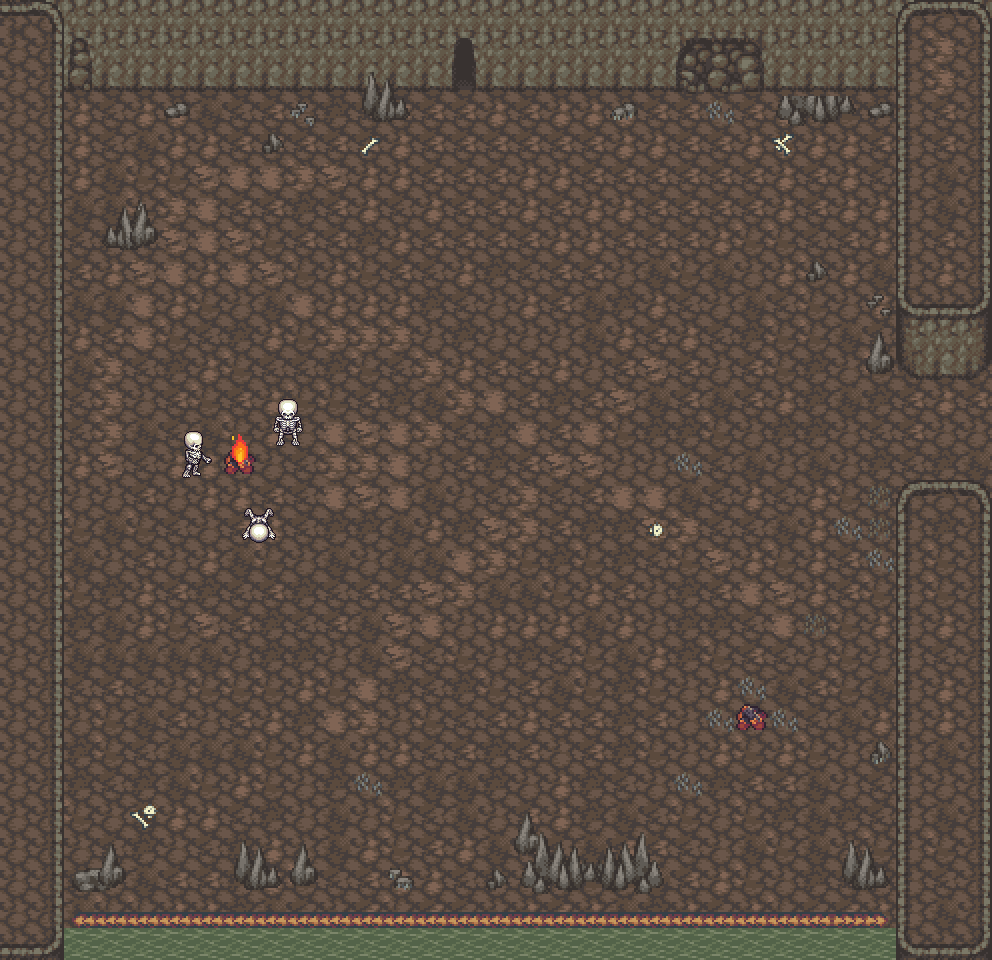

Rendered tile map (Tiled .tmx) drawn with the repository's tilesets; below, a short description and the full map source, tile grids included:
An orthogonal 31x30 tile map with 32x32 px tiles, 3 tile layers (Tile Layer 1, Tile Layer 2, Tile Layer 3), 8 tilesets and 2 objects.

<map version="1.10" tiledversion="1.10.2" orientation="orthogonal" renderorder="right-down" width="31" height="30" tilewidth="32" tileheight="32" infinite="0" nextlayerid="6" nextobjectid="7">
 <tileset firstgid="1" source="tf_A5_ashlands_2.tsx" />
 <tileset firstgid="129" source="tf_A2_ashlands_2.tsx" />
 <tileset firstgid="321" source="tf_A1_ashlands_2.tsx" />
 <tileset firstgid="513" source="swampterrain_sheet.tsx" />
 <tileset firstgid="905" source="tileB_fortA.tsx" />
 <tileset firstgid="1161" source="trees.tsx" />
 <tileset firstgid="1551" source="tf_B_ashlands_2.tsx" />
 <tileset firstgid="1807" source="Download65215.tsx" />
 <layer id="1" name="Tile Layer 1" width="31" height="30">
  <data encoding="csv">
0,0,0,0,0,0,0,0,0,0,0,0,0,0,0,0,0,0,0,0,0,0,0,0,0,0,0,0,0,0,0,
0,0,0,0,0,74,74,74,74,74,74,74,74,74,97,0,0,0,0,0,102,103,104,0,0,0,0,0,0,0,0,
0,0,0,0,0,82,82,82,82,82,82,82,82,82,105,0,0,0,0,0,110,111,112,0,0,0,0,0,0,0,0,
0,5,5,4,5,5,8,4,6,2,7,6,6,6,6,5,6,5,5,5,6,6,15,6,5,2,3,7,2,6,3,
0,5,5,4,8,5,5,6,6,6,6,6,5,6,6,6,6,6,6,5,5,6,6,5,5,5,5,6,6,6,3,
0,4,5,8,3,3,24,22,22,23,24,5,5,6,6,6,5,5,6,6,6,6,6,6,5,6,5,4,2,8,8,
0,5,8,8,3,23,22,6,6,7,6,5,4,5,6,6,5,6,5,5,6,6,6,6,5,6,5,5,2,8,8,
0,5,4,7,4,24,22,24,3,6,6,7,5,6,6,6,6,5,5,6,6,6,5,3,3,4,6,5,3,6,5,
0,4,6,5,24,22,5,22,24,3,5,3,6,4,5,7,4,6,6,2,8,3,8,2,5,3,5,8,3,5,6,
0,3,8,8,22,5,3,2,8,22,5,5,5,7,4,2,5,6,8,7,5,4,2,8,4,3,2,5,5,6,4,
0,3,5,6,22,3,4,7,5,3,23,23,23,2,7,2,2,2,8,5,6,5,4,7,3,3,8,4,8,7,3,
0,8,8,23,4,7,5,3,4,4,7,3,4,23,5,6,6,5,2,6,24,6,2,6,3,7,2,3,4,7,7,
0,7,4,23,2,6,3,6,5,3,3,6,7,8,23,22,6,7,6,24,8,6,8,6,5,7,8,7,6,5,6,
0,6,4,23,8,4,8,3,5,2,22,24,22,23,4,7,22,6,22,3,7,7,3,2,7,7,2,4,6,2,2,
0,2,5,24,4,5,5,7,2,4,23,23,22,2,6,7,6,24,24,2,2,15,4,8,2,8,2,7,4,7,8,
0,4,2,2,6,2,5,5,6,4,22,24,22,8,2,4,23,4,6,22,22,8,4,5,4,5,3,2,7,8,3,
0,6,3,8,3,4,2,6,5,4,7,7,8,5,7,24,23,6,7,7,24,23,4,4,8,5,7,15,5,7,7,
0,8,8,2,6,2,5,8,3,2,8,2,8,8,22,23,3,7,3,7,4,3,24,5,3,5,6,15,5,3,8,
0,3,3,7,5,6,7,4,6,7,4,6,6,24,23,8,8,3,5,6,2,7,6,22,24,5,6,3,5,3,4,
0,5,7,8,5,3,24,6,7,4,6,8,24,22,2,5,5,5,8,5,2,7,7,4,22,16,3,5,6,5,4,
0,2,8,8,8,8,8,2,7,7,2,8,24,4,3,2,7,4,3,8,5,7,3,6,4,2,3,2,6,4,2,
0,8,4,6,4,2,3,3,3,5,3,22,7,4,7,3,6,8,3,7,3,2,5,15,8,6,3,8,5,5,7,
0,6,2,3,8,6,2,6,5,7,22,23,2,3,4,6,5,6,6,7,6,2,15,7,15,4,8,5,2,5,3,
0,3,7,3,4,8,8,8,3,5,8,5,5,4,6,7,6,2,6,7,3,2,5,3,5,3,2,8,3,8,6,
0,7,7,4,7,8,3,5,3,2,7,15,7,8,8,7,2,5,7,4,2,15,7,6,6,8,2,4,2,2,4,
0,8,3,2,8,5,5,4,7,2,8,2,3,4,8,2,6,5,7,8,4,3,2,3,7,8,7,4,7,8,8,
0,3,2,4,7,2,4,7,5,2,8,5,3,6,5,8,4,4,8,6,6,4,2,8,3,8,2,3,3,3,2,
0,5,7,2,8,6,6,7,5,3,4,6,5,5,4,7,2,4,3,3,8,6,5,3,2,7,4,7,3,4,3,
0,3,8,3,3,5,5,7,8,4,2,6,3,6,4,2,5,6,5,8,7,5,4,5,3,4,6,5,5,8,4,
0,692,692,692,692,692,692,692,692,692,692,692,692,580,692,692,692,692,692,692,692,692,692,692,692,692,692,692,692,692,692
</data>
 </layer>
 <layer id="2" name="Tile Layer 2" width="31" height="30">
  <data encoding="csv">
1073741890,74,74,74,74,74,74,74,74,74,74,74,74,74,74,74,74,74,74,74,74,74,74,74,74,74,74,74,74,74,74,
2,74,74,74,74,74,74,74,74,74,74,74,74,0,0,0,74,74,74,74,74,74,74,74,74,74,74,74,74,74,74,
2,59,82,82,82,82,82,82,82,82,82,1618,1619,0,0,0,82,82,82,82,82,82,82,82,82,82,82,82,82,82,82,
2,59,0,0,0,1586,0,0,0,1604,0,1634,1635,0,0,0,0,0,0,1602,0,0,15,0,1636,1637,1638,1586,57,58,59,
2,59,0,0,0,0,0,0,1585,0,0,936,0,0,0,0,0,0,0,0,0,0,0,0,935,0,0,0,57,58,59,
2,59,0,0,0,0,0,0,0,0,0,0,0,0,0,0,0,0,0,0,0,0,0,0,0,0,0,0,57,58,59,
2,59,0,2147485267,2147485266,0,0,0,0,0,0,0,0,0,0,0,0,0,0,0,0,0,0,0,0,0,0,0,57,58,59,
2,59,0,2147485283,2147485282,0,0,0,0,0,0,0,0,0,0,0,0,0,0,0,0,0,0,0,0,0,0,0,57,58,59,
2,59,0,0,0,0,0,0,0,0,0,0,0,0,0,0,0,0,0,0,0,0,0,0,0,1585,0,0,57,58,59,
2,59,0,0,0,0,0,0,0,0,0,0,0,0,0,0,0,0,0,0,0,0,0,0,0,0,0,1588,65,66,67,
2,59,0,0,0,0,0,0,0,0,0,0,0,0,0,0,0,0,0,0,0,0,0,0,0,0,0,1617,73,74,75,
2,59,0,0,0,0,0,0,0,0,0,0,0,0,0,0,0,0,0,0,0,0,0,0,0,0,0,1633,81,82,83,
2,59,0,0,0,0,0,0,1913,1914,0,0,0,0,0,0,0,0,0,0,0,0,0,0,0,0,0,0,0,0,0,
2,59,0,0,0,2181,2182,1250,1939,1940,0,0,0,0,0,0,0,0,0,0,0,0,0,0,0,0,0,0,0,0,0,
2,59,0,0,0,2207,2208,1276,0,0,0,0,0,0,0,0,0,0,0,0,0,0,0,0,0,0,0,0,0,58,0,
2,59,0,0,0,0,0,2857,2858,0,0,0,0,0,0,0,0,0,0,0,0,0,0,0,0,0,0,0,49,50,51,
2,59,0,0,0,0,0,2883,2884,0,0,0,0,0,0,0,0,0,0,0,952,0,0,0,0,0,15,0,57,58,59,
2,59,0,0,0,0,0,0,0,0,0,0,0,0,0,0,0,0,0,0,0,0,0,0,0,0,0,0,57,58,59,
2,59,0,0,0,0,0,0,0,0,0,0,0,0,0,0,0,0,0,0,0,0,0,0,0,0,0,0,57,58,59,
2,59,0,0,0,0,0,0,0,0,0,0,0,0,0,0,0,0,0,0,0,0,0,0,0,0,0,0,57,58,59,
2,59,0,0,0,0,0,0,0,0,0,0,0,0,0,0,0,0,0,0,0,0,0,0,0,0,0,0,57,58,59,
2,59,0,0,0,0,0,0,0,0,0,0,0,0,0,0,0,0,0,0,0,0,0,15,0,0,0,0,57,58,59,
2,59,0,0,0,0,0,0,0,0,0,0,0,0,0,0,0,0,0,0,0,0,15,1275,15,0,0,0,57,58,59,
2,59,0,0,0,0,0,0,0,0,0,0,0,0,0,0,0,0,0,0,0,0,0,0,0,0,0,1601,57,58,59,
2,59,0,0,0,0,0,0,0,0,0,0,0,0,0,0,0,0,0,0,0,0,0,0,0,0,0,0,57,58,59,
2,59,0,0,951,0,0,0,0,0,0,0,0,0,0,0,1617,0,0,0,0,0,0,0,0,0,0,0,57,58,59,
2,59,0,0,0,0,0,1618,1619,0,0,0,0,0,0,0,1633,0,2147485270,2147485269,2147485268,0,0,0,0,0,1618,1619,57,58,59,
2,59,1589,1590,0,0,0,1634,1635,0,0,0,1603,0,0,1585,0,0,2147485286,2147485285,2147485284,0,0,0,0,0,1634,1635,57,58,59,
2,59,1610613647,1610613663,1610613663,1610613663,1610613663,1610613663,1610613663,1610613663,1610613663,1610613663,1610613663,1610613663,1610613663,1610613663,1610613663,1610613663,1610613663,1610613663,1610613663,1610613663,1610613663,1610613663,1610613663,1610613663,3758097311,3758097295,57,58,59,
66,67,0,0,0,0,0,0,0,0,0,0,0,0,0,0,0,0,0,0,0,0,0,0,0,0,0,0,65,66,67
</data>
 </layer>
 <layer id="3" name="Tile Layer 3" width="31" height="30">
  <data encoding="csv">
0,51,0,0,0,0,0,0,0,0,0,0,0,0,0,0,0,0,0,0,0,0,0,0,0,0,0,0,49,50,51,
0,59,101,0,0,0,0,0,0,0,0,0,0,74,0,74,0,0,0,0,0,102,103,104,0,0,0,0,57,23,59,
0,0,109,0,0,0,0,0,0,0,0,0,0,82,0,82,0,0,0,0,0,110,111,112,0,0,0,0,57,23,59,
0,0,0,0,0,0,0,0,0,0,0,0,0,0,0,0,0,0,0,0,0,0,0,0,0,0,0,0,0,0,0,
0,0,0,0,0,0,0,0,0,0,0,0,0,0,0,0,0,0,0,0,0,0,0,0,0,0,0,0,0,0,0,
0,0,0,0,0,0,0,0,0,0,0,0,0,0,0,0,0,0,0,0,0,0,0,0,0,0,0,0,0,0,0,
0,0,0,0,1617,0,0,0,0,0,0,0,0,0,0,0,0,0,0,0,0,0,0,0,0,0,0,0,0,0,0,
0,0,0,0,1633,0,0,0,0,0,0,0,0,0,0,0,0,0,0,0,0,0,0,0,0,0,0,0,0,0,0,
0,0,0,0,0,0,0,0,0,0,0,0,0,0,0,0,0,0,0,0,0,0,0,0,0,0,0,0,0,0,0,
0,0,0,0,0,0,0,0,0,0,0,0,0,0,0,0,0,0,0,0,0,0,0,0,0,0,0,0,0,0,0,
0,0,0,0,0,0,0,0,0,0,0,0,0,0,0,0,0,0,0,0,0,0,0,0,0,0,0,0,0,0,0,
0,0,0,0,0,0,0,0,0,0,0,0,0,0,0,0,0,0,0,0,0,0,0,0,0,0,0,0,0,0,0,
0,0,0,0,0,0,0,0,0,0,0,0,0,0,0,0,0,0,0,0,0,0,0,0,0,0,0,0,0,0,0,
0,0,0,0,0,0,0,0,0,0,0,0,0,0,0,0,0,0,0,0,0,0,0,0,0,0,0,0,0,0,0,
0,0,0,0,0,0,0,0,0,0,0,0,0,0,0,0,0,0,0,0,0,0,0,0,0,0,0,0,0,0,0,
0,0,0,0,0,0,0,0,0,0,0,0,0,0,0,0,0,0,0,0,0,0,0,0,0,0,0,16,0,0,0,
0,0,0,0,0,0,0,0,0,0,0,0,0,0,0,0,0,0,0,0,0,0,0,0,0,0,0,16,0,0,0,
0,0,0,0,0,0,0,0,0,0,0,0,0,0,0,0,0,0,0,0,0,0,0,0,0,0,0,0,0,0,0,
0,0,0,0,0,0,0,0,0,0,0,0,0,0,0,0,0,0,0,0,0,0,0,0,0,0,0,0,0,0,0,
0,0,0,0,0,0,0,0,0,0,0,0,0,0,0,0,0,0,0,0,0,0,0,0,0,0,0,0,0,0,0,
0,0,0,0,0,0,0,0,0,0,0,0,0,0,0,0,0,0,0,0,0,0,0,0,0,0,0,0,0,0,0,
0,0,0,0,0,0,0,0,0,0,0,0,0,0,0,0,0,0,0,0,0,0,0,0,0,0,0,0,0,0,0,
0,0,0,0,0,0,0,0,0,0,0,0,0,0,0,0,0,0,0,0,0,0,0,0,0,0,0,0,0,0,0,
0,0,0,0,0,0,0,0,0,0,0,0,0,0,0,0,0,0,0,0,0,0,0,0,0,0,0,0,0,0,0,
0,0,0,0,0,0,0,0,0,0,0,0,0,0,0,0,0,0,0,0,0,0,0,0,0,0,0,0,0,0,0,
0,0,0,0,0,0,0,0,0,0,0,0,0,0,0,0,0,0,0,0,0,0,0,0,0,0,0,0,0,0,0,
0,0,0,1617,0,0,0,0,0,1617,0,0,0,0,0,0,1620,1621,1622,0,0,0,0,0,0,0,0,0,0,0,0,
0,0,0,1633,0,0,0,0,0,1633,0,0,0,0,0,0,1636,1637,1638,0,0,0,0,0,0,0,0,0,0,0,0,
0,0,0,0,0,0,0,0,0,0,0,0,0,0,0,0,0,0,0,0,0,0,0,0,0,0,0,0,0,0,0,
0,0,0,0,0,0,0,0,0,0,0,0,0,0,0,0,0,0,0,0,0,0,0,0,0,0,0,0,0,0,0
</data>
 </layer>
 <objectgroup id="5" name="door">
  <object id="2" x="943.788" y="387.24" width="46.2836" height="92.5673">
   <properties>
    <property name="nm_door" value="wellpuzzle.tmx" />
   </properties>
  </object>
  <object id="6" x="437.333" y="29.3333" width="54" height="67.3333">
   <properties>
    <property name="nm_door" value="act1.tmx" />
   </properties>
  </object>
 </objectgroup>
</map>
